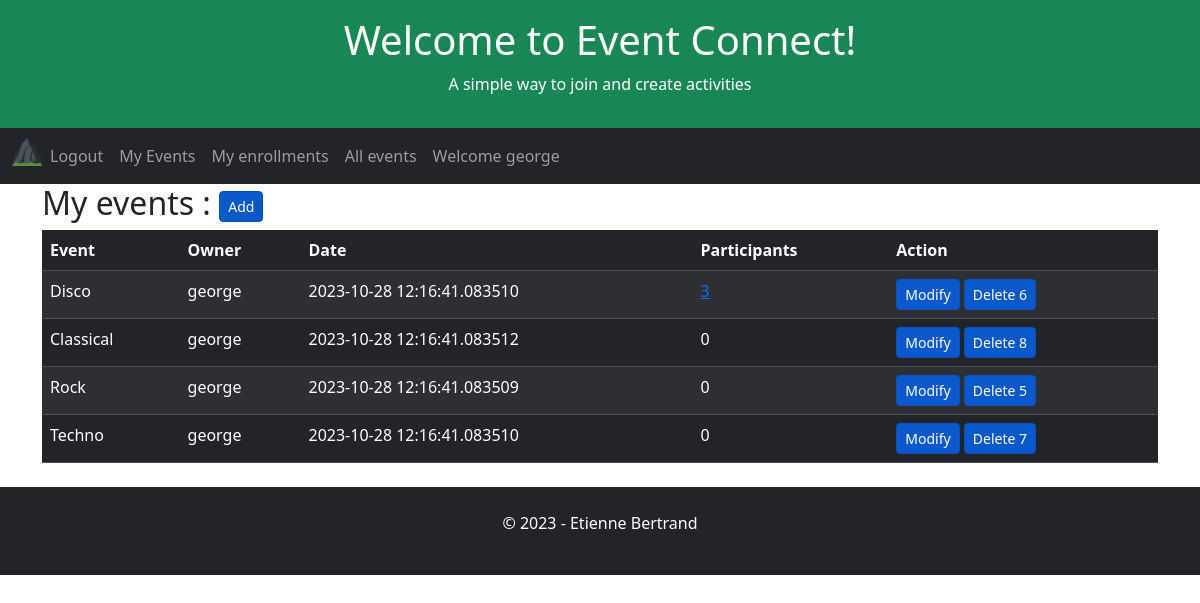
The app's page /user-events (signed in) with its own data.
### app/models.py (models this page shows, shortened)
class User(UserMixin, db.Model):
    id = db.Column(db.Integer, primary_key=True)
    username = db.Column(db.String(64), index=True, unique=True)
    email = db.Column(db.String(120), index=True, unique=True)
    password_hash = db.Column(db.String(128))

class Event(db.Model):
    id = db.Column(db.Integer, primary_key=True)
    user_id = db.Column(db.Integer, db.ForeignKey('user.id', name='fk_event_user'), nullable=False)
    title = db.Column(db.String(255), nullable=False)
    date = db.Column(db.DateTime, index=True, default=datetime.utcnow)

### app/routes.py (the view)
@app.route('/user-events', methods=['GET', 'POST', 'UPDATE'])
@login_required
def userEvents():
    global appName, appSlogan, appTitle, db
    user_id = current_user.id
    userEvents = db.session.query(
        Event.user_id,
        Event.id,
        User.username.label("owner"),
        Event.date,
        Event.title,
        func.count(Enrollment.user_id).label('participants')
    ).outerjoin(User, Event.user_id == User.id
    ).outerjoin(Enrollment, Event.id == Enrollment.event_id
    ).filter(
        Event.user_id == user_id
    ).group_by(
        Event.user_id,
        Event.date,
        Event.title
    ).order_by(
         func.count(Enrollment.user_id).label('participants').desc(),
         Event.title
    ).all()
    return render_template(
        'user-events.html',
        appName=appName,
        appTitle=appTitle,
        appSlogan=appSlogan,
        userEvents=userEvents
    )

### app/__init__.py (called while the page is built)
    def _fk_pragma_on_connect(dbapi_con, con_record):  # noqa
        dbapi_con.execute('pragma foreign_keys=ON')

### app/models.py (called while the page is built)
@login.user_loader
def load_user(id):
    return User.query.get(int(id))

### app/templates/user-events.html (shortened to what this page needs)
{% extends "home.html" %}
{% block content %}
    <h2>My events : <a href="{{ url_for('event') }}" class="btn btn-primary btn-sm active" role="button" aria-pressed="true">Add</a></h2>
        <table class="table table-dark table-hover table-striped">
            <thead>
            <tr>
                <th>Event</th>
                <th>Owner</th>
                <th>Date</th>
                <th>Participants</th>
                <th>Action</th>
            </tr>
            </thead>
            <tbody>
                {% for event in userEvents %}
                    <tr>
                        <td>{{ event.title }}</td>
                        <td>{{ event.owner }}</td>
                        <td>{{ event.date }}</td>
                        {% if event.participants > 0 %}
                        <td><a href="{{ url_for('eventEnrollments') }}/{{event.id}}" aria-pressed="true">{{ event.participants }}</a></td>
                        {% else %}
                        <td>{{ event.participants }}</td>
                    {% endif %}
                        <td>
                            <a href="{{ url_for('event') }}/{{event.id}}" class="btn btn-primary btn-sm active" role="button" aria-pressed="true">Modify</a>
                            <a href="{{ url_for('event') }}" class="btn btn-primary btn-sm active" role="button" aria-pressed="true" data-bs-toggle="modal" data-bs-target="#exampleModal" data-bs-whatever="{{event.id}}" >Delete {{ event.id }}</a>
                        </td>
                    </tr>
                {% endfor %}
            </tbody>
        </table>
{% endblock %}

### app/templates/home.html (shortened to what this page needs)
<!DOCTYPE html>
<html lang="en">
<head>
    <link href="https://cdn.jsdelivr.net/npm/bootstrap@5.3.2/dist/css/bootstrap.min.css" rel="stylesheet">
</head>
<body>
    <div class="p-3 bg-success text-white text-center">
    {% if appTitle %}
        <h1>{{ appTitle }}</h1>
        {% else %}
        <h1>hard coded appTitle xyz</h1>
    {% endif %}
    {% if appSlogan %}
        <p>{{ appSlogan }}</p>
        {% else %}
        <p>hard coded appSlogan xyz</p>
    {% endif %}
    </div>
    <nav class="navbar navbar-expand-lg bg-dark navbar-dark">
        <div class="container-fluid">
            <div class="collapse navbar-collapse" id="navbarNav">
            <ul class="navbar-nav">
                <li class="nav-item">
                    <a class="nav-brand" href="{{ url_for('index') }}">
                        <img src="{{ url_for('static', filename='/favicon_io/favicon-32x32.png') }}" width="30" height="30" alt="">
                    </a>
                </li>
                {% if current_user.is_anonymous %}
                <li class="nav-item">
                <a class="nav-link" href="{{ url_for('login') }}">Login</a>
                </li>
                <li class="nav-item">
                    <a class="nav-link" href="{{ url_for('register') }}">Subscribe</a>
                </li>
                {% else %}
                <li class="nav-item">
                    <a class="nav-link" href="{{ url_for('logout') }}">Logout</a>
                </li>
                <li class="nav-item">
                    <a class="nav-link" href="{{ url_for('userEvents') }}">My Events</a>
                </li>
                <li class="nav-item">
                    <a class="nav-link" href="{{ url_for('userEnrollments') }}">My enrollments</a>
                <li class="nav-item">
                    <a class="nav-link" href="{{ url_for('allEvents') }}">All events</a>
                </li>
                <li class="nav-item">
                    <a class="nav-link" href="{{ url_for('index') }}">Welcome {{ current_user.username }}</a>
                </li>
                {% endif %}
            </ul>
            </div>
        </div>
    </nav>
    <div class="container">
        {% block content %}{% endblock %}
    </div>
    <div class="mt-4 p-4 bg-dark text-white text-center">
    <p>© 2023 - Etienne Bertrand</p>
    </div>
</body>
</html>

### records on screen
User: username "george"
Event: title "Disco", owner "george", date "2023-10-28 12:16:41.083510", participants "3", id "6"
Event: title "Classical", owner "george", date "2023-10-28 12:16:41.083512", participants "0", id "8"
Event: title "Rock", owner "george", date "2023-10-28 12:16:41.083509", participants "0", id "5"
Event: title "Techno", owner "george", date "2023-10-28 12:16:41.083510", participants "0", id "7"

### other values on screen
{{ appTitle }} "Welcome to Event Connect!"
{{ appSlogan }} "A simple way to join and create activities"
